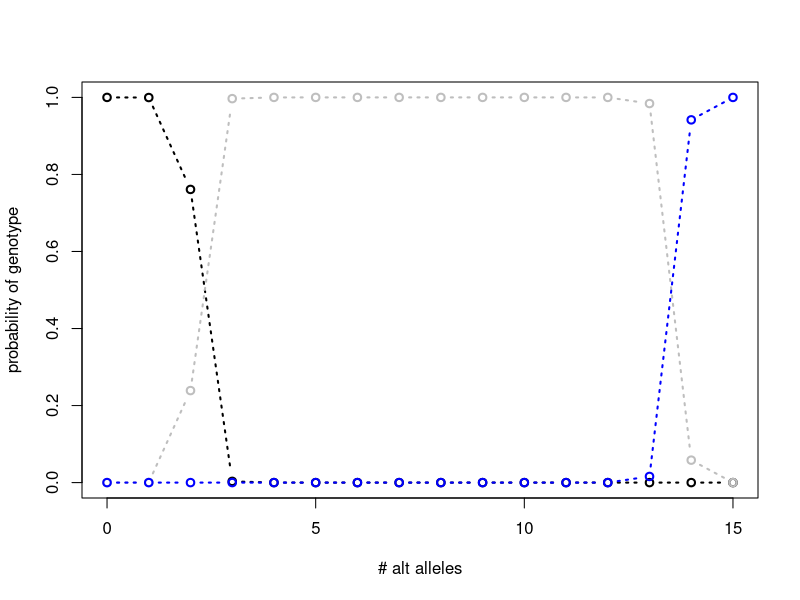
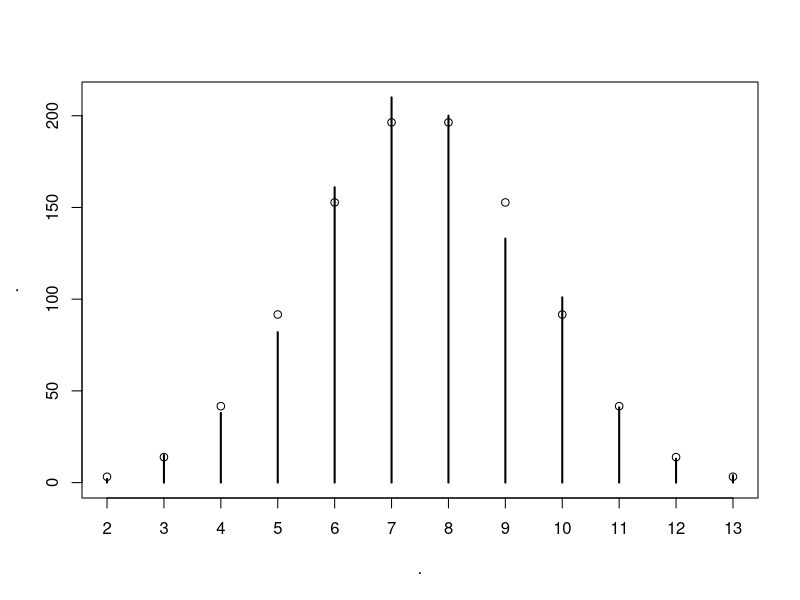

Reproduce these figures in R, in order.
# this script implements a toy model to
# calculate the posterior probability 
# of genotype calls for a single sample
# given read data
library(tidyverse)

# likelihood function for biallelic variation modified from Li 2011 to have a single error rate and ploidy = 2
	# g - genotype in number of alternate alleles (e.g. 0,1,2)
	# l - # reference alleles
	# k - total number of alleles sampled, a.k.a coverage of the site (e.g. # alt alleles = k - l )
	# e - base call error rate, e.g. 0.01 (Q20), 0.001 (Q30)...

	# returns the probability of the data given g and e. 
lg <- function(g,l,k,e){
	(((2-g)*e + g*(1-e))^l*((2-g)*(1-e) + g*e)^(k-l))/(2^k)
}

# prior probability distribution based on expected AFS for a single sample
	# p = theta, or expected number of pairwise differences
	# in humans this is 0.001, in drosophila it's more like 0.01
prio <- function(p){
	c((1 - (p + p/2)),p,p/2)
}

# posterior probability of genotype given data, prior and error rate
	# gg = g from lg
	# ll = l from lg
	# kk = k from lg
	# ee = e from lg
	# pp = p from prio
plg <- function(gg,ll,kk,ee,pp){

	lg(gg,ll,kk,ee)*prio(pp)/sum(lg(gg,ll,kk,ee)*prio(pp))

}


n <- 15
posteriors <- c()
for(i in 0:n){

	posteriors <- rbind(posteriors,
						plg(c(0,1,2),i,n,0.001,0.01)
					)

}

plot(0:n,posteriors[,1],type="b",lwd=2,lty=3,xlab="# alt alleles",ylab="probability of genotype")
lines(0:n,posteriors[,2],type="b",lwd=2,lty=3,col="gray")
lines(0:n,posteriors[,3],type="b",lwd=2,lty=3,col="blue")


rbinom(n=1000,prob=0.5,size=15) %>% table() %>% plot()

(dbinom(x=0:n,size=15,prob=0.5)*1000) %>% points(x=0:n,y=.)
